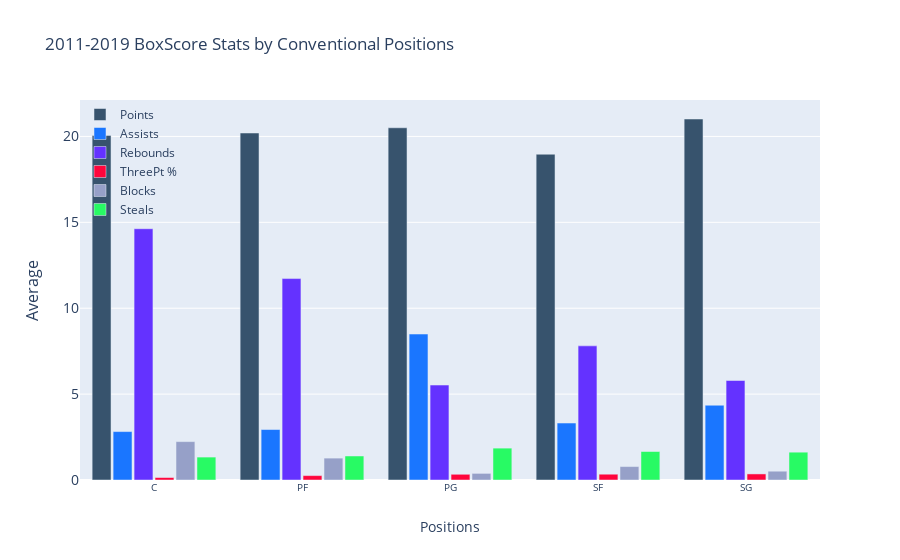

The code cell stored with this chart in its notebook:
### Code cell
st.header('2011-2019 BoxScore Stats by Positions')
label = dfclustz['Pos']
points = dfclustz['PTS']
assists = dfclustz['AST']
rebounds = dfclustz['TRB']
threept = dfclustz['3P%']
blocks = dfclustz['BLK']
steals = dfclustz['STL']
fig = go.Figure()
fig.add_trace(go.Bar(x=label,
                y= points,
                name='Points',
                marker_color='rgb(55, 83, 109)'
                ))
fig.add_trace(go.Bar(x=label,
                y=assists,
                name='Assists',
                marker_color='rgb(26, 118, 255)'
                ))
fig.add_trace(go.Bar(x=label,
                y=rebounds,
                name='Rebounds',
                marker_color='rgb(100, 50, 300)'
                ))
fig.add_trace(go.Bar(x=label,
                y=threept,
                name='ThreePt %',
                marker_color='rgb(400, 5, 60)'
                ))
fig.add_trace(go.Bar(x=label,
                y=blocks,
                name='Blocks',
                marker_color='rgb(150, 160, 200)'
                ))
fig.add_trace(go.Bar(x=label,
                y=steals,
                name='Steals',
                marker_color='rgb(40, 250, 100)'
                ))
fig.update_layout(
    title='2011-2019 BoxScore Stats by Conventional Positions',
    xaxis_tickfont_size= 10,
    yaxis=dict(
        title='Average',
        titlefont_size=16,
        tickfont_size=14,
    ),
    xaxis=dict(
        title='Positions'
    ),
    legend=dict(
        x=0,
        y=1.0,
        bgcolor='rgba(255, 255, 255, 0)',
        bordercolor='rgba(255, 255, 255, 0)'
    ),
    barmode='group',
    bargap=0.15, # gap between bars of adjacent location coordinates.
    bargroupgap=0.1 # gap between bars of the same location coordinate.
)
st.write(fig)
fig.show()

### Figure 1 — Plotly figure (JSON) as saved in the notebook; plotly's stock layout.template omitted (floating-point values rounded to 4 significant figures)
{"data": [{"marker": {"color": "rgb(55, 83, 109)"}, "name": "Points", "type": "bar", "x": ["C", "PF", "PG", "SF", "SG"], "y": [20.06, 20.2, 20.5, 18.96, 21.01]}, {"marker": {"color": "rgb(26, 118, 255)"}, "name": "Assists", "type": "bar", "x": ["C", "PF", "PG", "SF", "SG"], "y": [2.819, 2.938, 8.497, 3.315, 4.353]}, {"marker": {"color": "rgb(100, 50, 300)"}, "name": "Rebounds", "type": "bar", "x": ["C", "PF", "PG", "SF", "SG"], "y": [14.63, 11.73, 5.527, 7.808, 5.792]}, {"marker": {"color": "rgb(400, 5, 60)"}, "name": "ThreePt %", "type": "bar", "x": ["C", "PF", "PG", "SF", "SG"], "y": [0.1437, 0.2564, 0.333, 0.3371, 0.3533]}, {"marker": {"color": "rgb(150, 160, 200)"}, "name": "Blocks", "type": "bar", "x": ["C", "PF", "PG", "SF", "SG"], "y": [2.234, 1.274, 0.3851, 0.7817, 0.5125]}, {"marker": {"color": "rgb(40, 250, 100)"}, "name": "Steals", "type": "bar", "x": ["C", "PF", "PG", "SF", "SG"], "y": [1.334, 1.398, 1.855, 1.658, 1.62]}], "layout": {"bargap": 0.15, "bargroupgap": 0.1, "barmode": "group", "legend": {"bgcolor": "rgba(255, 255, 255, 0)", "bordercolor": "rgba(255, 255, 255, 0)", "x": 0, "y": 1}, "title": {"text": "2011-2019 BoxScore Stats by Conventional Positions"}, "xaxis": {"tickfont": {"size": 10}, "title": {"text": "Positions"}}, "yaxis": {"tickfont": {"size": 14}, "title": {"font": {"size": 16}, "text": "Average"}}}}
